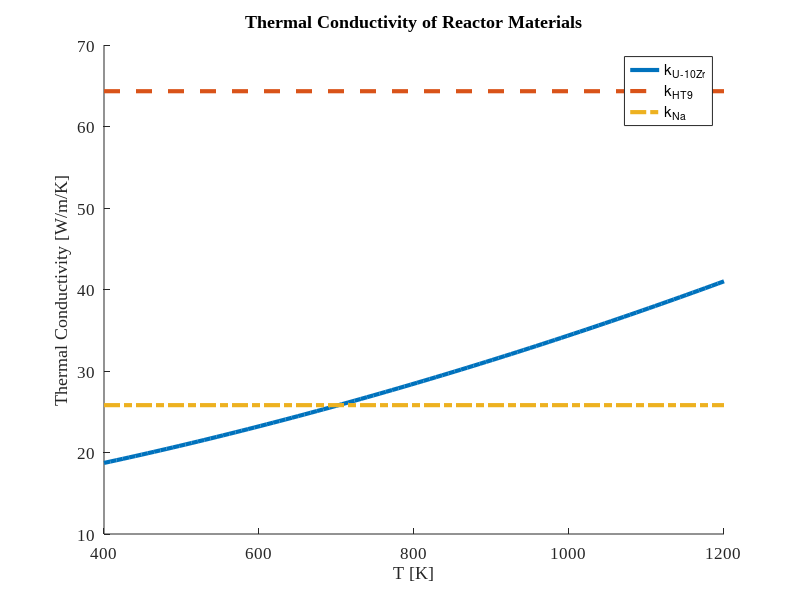

Reproduce this figure in MATLAB.
clear
close all

x = 0.1; % U-10Zr

kU   = @(T)(21.73 + 1.591e-2*T + 5.907e-6*T^2);
kZr  = @(T)(8.853 + 7.082e-3*T + 2.533e-6*T^2 + 2.992e3/T);
kcZr = @(T,x)(-102.0 + 200.1*x - 109.2*x^2 +9.453e-3*T + ...
    3.459e-5*T^2 - 0.02093*x*T);
kUZr = @(T,x)((1 - sqrt(1-x))*kZr(T) + sqrt(1-x)*((1-x)*kU(T) + x*kcZr(T,x)));

kHT9 = 64.33; % [W/m/K]
kNa  = 25.81; % [W/m/K]

Ttest = linspace(400,1200);
ktest = zeros(size(Ttest));
for i = 1:length(Ttest)
    ktest(i) = kUZr(Ttest(i),x);
end

LW = 3;

figure
hold on
plot(Ttest,ktest,'LineWidth',LW);
plot([Ttest(1),Ttest(end)],[kHT9,kHT9],'--','LineWidth',LW)
plot([Ttest(1),Ttest(end)],[kNa,kNa],'-.','LineWidth',LW)
hold off
xlim([Ttest(1),Ttest(end)])
xlabel('T [K]')
ylabel('Thermal Conductivity [W/m/K]')
title('Thermal Conductivity of Reactor Materials')
legend({'k_{U-10Zr}','k_{HT9}','k_{Na}'})
set(gca,'FontName','Times New Roman','FontSize',12);
print('../figs/kfuel_plot.eps','-depsc2');
close(gcf)
